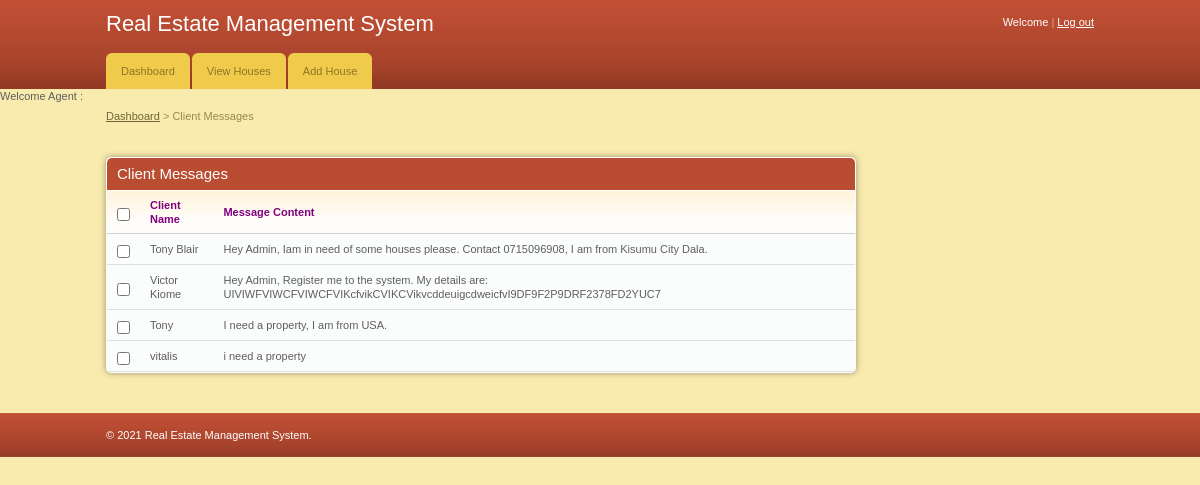
The app's page /agent/index.php with its own data.
### tables this page shows
CREATE TABLE `message` (
  `msg_id` int(11) NOT NULL,
  `message` varchar(255) NOT NULL,
  `name` varchar(200) NOT NULL,
  `email` varchar(200) NOT NULL,
  `phone` int(12) NOT NULL
);

### agent/index.php (the view, shortened to what this page needs)
<?php
include '../includes/config.php';
$l_username = $_SESSION['l_username'];
$query1 = mysqli_query($connection, "SELECT * FROM agent WHERE l_username = '$l_username'");
$result1 = mysqli_fetch_array($query1);
$fName = $result1['fName'];
?>
<!DOCTYPE html PUBLIC "-//W3C//DTD XHTML 1.0 Transitional//EN" "http://www.w3.org/TR/xhtml1/DTD/xhtml1-transitional.dtd">
<html xmlns="http://www.w3.org/1999/xhtml">
<head>
	<link rel="stylesheet" href="css/style.css" type="text/css" media="all" />
</head>
<body>
<div id="header">
	<div class="shell">
		<?php
			include 'menu.php';
		?>
		</div>
		<p>Welcome Agent : <font color="blue"><u><?php echo $fName ?></u></font>
	</div>
<div id="container">
	<div class="shell">
		<div class="small-nav">
			<a href="index.php">Dashboard</a>
			<span>&gt;</span>
			Client Messages
		</div>
		<br />
		<div id="main">
			<div id="content">
				<div class="box">
					<div class="box-head">
						<h2 class="left">Client Messages</h2>
					</div>
					<div class="table">
						<table width="100%" border="0" cellspacing="0" cellpadding="0">
							<tr>
								<th width="13"><input type="checkbox" class="checkbox" /></th>
								<th><font color="purple">Client Name</font></th>
								<th><font color="purple">Message Content</font></th>
							</tr>
							<?php
								include '../includes/config.php';
								$select = "SELECT * FROM message";
								$result = $connection->query($select);
								while($row = $result->fetch_assoc()){
							?>
							<tr>
								<td><input type="checkbox" class="checkbox" /></td>
								<td><?php echo $row['name'] ?></td>
								<td><?php echo $row['message'] ?></td>
							</tr>
							<?php
								}
							?>
						</table>
					</div>
				</div>
			</div>
				</div>
			</div>
		</div>
<div id="footer">
	<div class="shell">
		<span class="left">&copy; <?php echo date("Y");?> Real Estate Management System.</span>
	</div>
</div>
</body>
</html>

### agent/css/style.css (style rules this page uses)
* { padding:0; margin:0; outline:0; }
body { background:#f9ebae; font-family: Verdana, sans-serif; font-size:11px; line-height:14px; color:#5e5e5e; }
input, textarea, select { font-family: Verdana, sans-serif; font-size:13px; }
.checkbox { width:13px; height:13px; vertical-align:top; position:relative; top:2px; }
a { color:#ba4c32; text-decoration: underline; cursor:pointer; }
.left, .alignleft { float:left; display:inline; }
h2 { font-size:15px; font-weight: normal; }
.shell { width:988px; margin:0 auto; }
#header { height:89px; background:url(images/header.gif); white-space:nowrap; }
#container { padding:20px 0; }
.small-nav { color:#978b48; padding-bottom:20px; }
.small-nav a { color:#6f6636; }
#content { float:left; width:750px; }
.table th { background:#fffdfa url(images/th.gif) repeat-x 0 0; color:#818181; text-align: left; padding:7px 10px; border-bottom:solid 1px #d2d1cb; }
.table td { background:#fbfcfc; border-bottom:solid 1px #e0e0e0; padding:8px 10px; }
.box { background:#fbfcfc; height:100%; padding:1px; margin-bottom:20px; }
.box-head { background:#ba4c32; height:32px; color:#fff; padding: 0 10px; line-height:32px; white-space:nowrap; border-bottom:solid 1px #fff; }
#footer { height:44px; background:url(images/footer.gif); line-height:44px; color:#fff; }
.box { -moz-border-radius:5px; -webkit-border-radius:5px; -moz-box-shadow: 0 0 6px #978f6c; -webkit-box-shadow: 0 0 6px #978f6c; }
.box-head { -moz-border-radius-topleft:5px; -moz-border-radius-topright:5px; -webkit-border-top-left-radius:5px; -webkit-border-top-right-radius:5px; }

### records on screen
message: name "Tony Blair", message "Hey Admin, Iam in need of some houses please. Contact 0715096908, I am from Kisumu City Dala."
message: name "Victor Kiome", message "Hey Admin, Register me to the system. My details are: UIVIWFVIWCFVIWCFVIKcfvikCVIKCVikvcddeuigcdweicfvI9DF9F2P9DRF2378FD2YUC7"
message: name "Tony", message "I need a property, I am from USA."
message: name "vitalis", message "i need a property"
